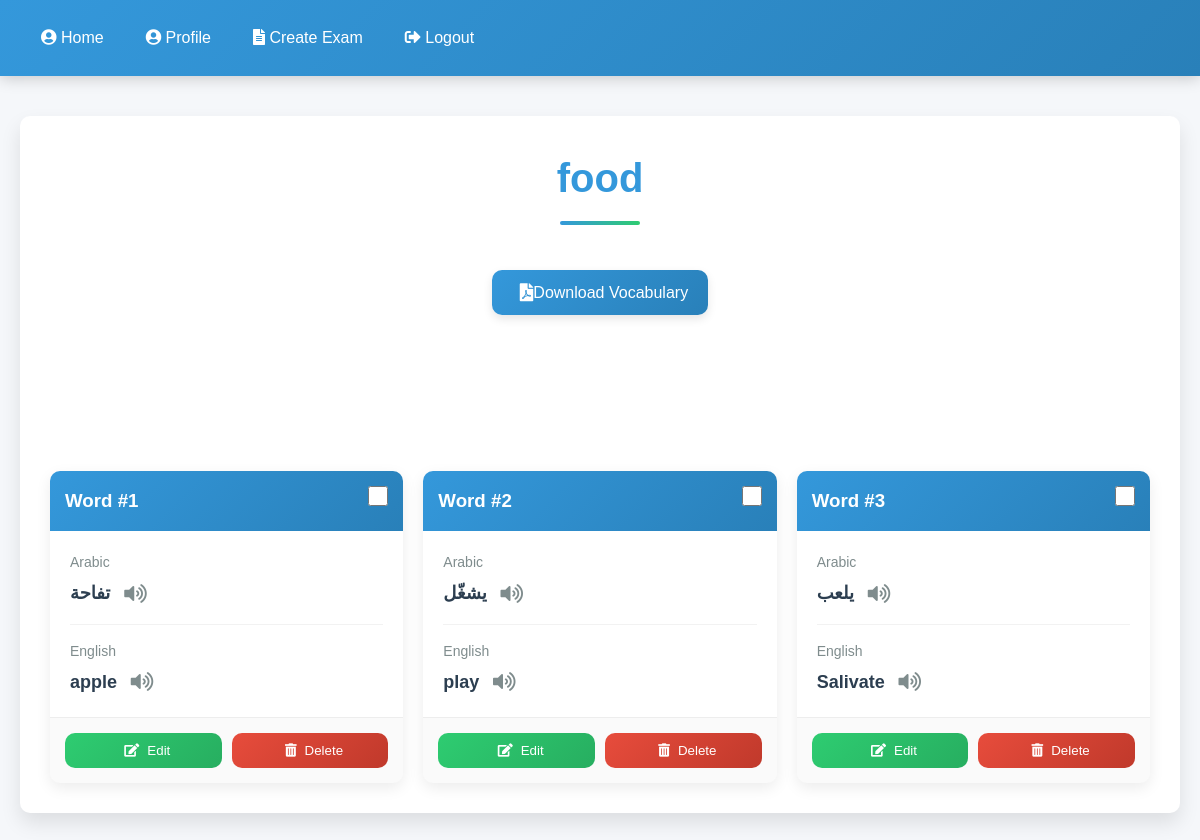
Before: /folder/1/ (signed in) with the older database file.
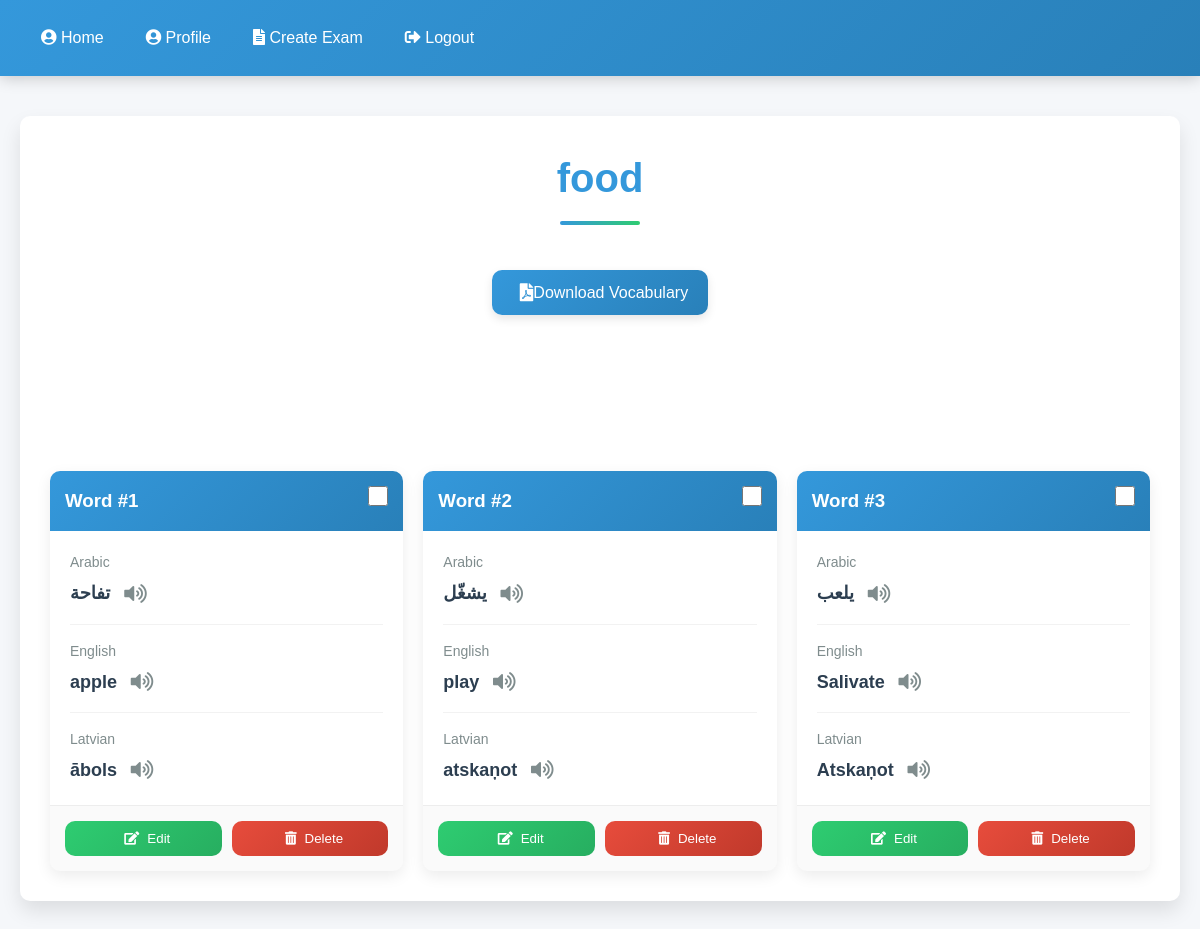
After: the same page with the newer database file.
### folders_words/models.py (models this page shows, shortened)
class Folder(models.Model):
    name=models.CharField(max_length=30)
    user=models.ForeignKey(User,on_delete=models.CASCADE)

class Translate(models.Model):
    user=models.ForeignKey(User,on_delete=models.CASCADE)
    word = models.ForeignKey(Word, on_delete=models.CASCADE, related_name="translations")
    language = models.ForeignKey(Language,on_delete=models.CASCADE)
    translation = models.CharField(max_length=255)
    voice=models.FileField(upload_to="voices/")

class Language(models.Model):
    LANGUAGE_CHOICES = [
        ('af', 'Afrikaans'),
        ('am', 'Amharic'),
        ('ar', 'Arabic'),
        ('bg', 'Bulgarian'),
        ('bn', 'Bengali'),
        ('bs', 'Bosnian'),
        ('ca', 'Catalan'),
        ('cs', 'Czech'),
        ('cy', 'Welsh'),
        ('da', 'Danish'),
        ('de', 'German'),
        ('el', 'Greek'),
        ('en', 'English'),
        ('es', 'Spanish'),
        ('et', 'Estonian'),
        ('eu', 'Basque'),
        ('fi', 'Finnish'),
        ('fr', 'French'),
        ('fr-CA', 'French (Canada)'),
        ('gl', 'Galician'),
        ('gu', 'Gujarati'),
        ('ha', 'Hausa'),
        ('hi', 'Hindi'),
        ('hr', 'Croatian'),
        ('hu', 'Hungarian'),
        ('id', 'Indonesian'),
        ('is', 'Icelandic'),
        ('it', 'Italian'),
        ('iw', 'Hebrew'),
        ('ja', 'Japanese'),
        ('jw', 'Javanese'),
        ('km', 'Khmer'),
        ('kn', 'Kannada'),
        ('ko', 'Korean'),
        ('la', 'Latin'),
        ('lt', 'Lithuanian'),
        ('lv', 'Latvian'),
        ('ml', 'Malayalam'),
        ('mr', 'Marathi'),
        ('ms', 'Malay'),
        ('my', 'Myanmar (Burmese)'),
        ('ne', 'Nepali'),
        ('nl', 'Dutch'),
        ('no', 'Norwegian'),
        ('pa', 'Punjabi (Gurmukhi)'),
        ('pl', 'Polish'),
        ('pt', 'Portuguese (Brazil)'),
        ('pt-PT', 'Portuguese (Portugal)'),
        ('ro', 'Romanian'),
        ('ru', 'Russian'),
        ('si', 'Sinhala'),
        ('sk', 'Slovak'),
        ('sq', 'Albanian'),
        ('sr', 'Serbian'),
        ('su', 'Sundanese'),
        ('sv', 'Swedish'),
        ('sw', 'Swahili'),
        ('ta', 'Tamil'),
        ('te', 'Telugu'),
        ('th', 'Thai'),
        ('tl', 'Filipino'),
        ('tr', 'Turkish'),
        ('uk', 'Ukrainian'),
        ('ur', 'Urdu'),
        ('vi', 'Vietnamese'),
        ('yue', 'Cantonese'),
        ('zh-CN', 'Chinese (Simplified)'),
        ('zh-TW', 'Chinese (Traditional)'),
    ]
    user = models.ForeignKey(User, on_delete=models.CASCADE)
    code = models.CharField(max_length=10, choices=LANGUAGE_CHOICES)
    is_native = models.BooleanField(default=False)
    class Meta:
        unique_together = ('user', 'code')

### folders_words/views.py (the view, shortened to what this page needs)
# urls.py: path('folder/<int:pk>/',views.folder.as_view(),name="folder"),
class folder(LoginRequiredMixin,View):
    login_url = 'account/login/'
    def get(self,request,pk):
        user=request.user
        folder=get_object_or_404(Folder,pk=pk)
        languages=Language.objects.filter(user=user)
        words=Word.objects.filter(folder=folder,user=user)
        main_lang=Language.objects.get(user=user,is_native=True)
        all_translate=[]
        if Word.objects.all().count()>0:
            for wo in words:
                word=[]
                for la in languages:
                    qyword=""
                    if Translate.objects.filter(language=la,word=wo,user=user).exists():
                        qyword=Translate.objects.get(language=la,word=wo,user=user)
                    word.append(qyword)
                all_translate.append(word)
        context={
            'folder':folder,
            'translates':all_translate,
            'languages':languages
        }
        return render(request,'folder.html',context)

### templates/folder.html (shortened to what this page needs)
{% extends "base.html" %}
{% load static %}
{% block linksytle %}
<link rel="stylesheet" href="{% static 'folder.css' %}">
{% endblock linksytle %}
{% block content %}
<div class="container">
    <div class="folder-header">
        <h1>{{folder.name}}</h1>
        <a href="{% url 'folders_words:generate_pdf' folder.id %}" class="download-link">
            <i class="fas fa-file-pdf"></i> Download Vocabulary
        </a>
    </div>
    {% if translates %}
    <div class="word-cards-container">
        {% for translat in translates %}
        <div class="word-card" data-word-id="{{ translat.0.word.pk }}">
            <div class="word-card-checkbox">
                <input type="checkbox" class="word-checkbox">
            </div>
            <div class="word-card-header">
                <h3>Word #{{ forloop.counter }}</h3>
            </div>
            <div class="word-card-content">
                {% for word in translat %}
                <div class="word-translation">
                    <div class="language-label">{{ word.language.get_code_display }}</div>
                    <div class="translation-text">
                        {{ word.translation }}
                        <i class="fas fa-volume-up pronounce-icon" onclick="playAudio('{{ word.voice.url }}')"></i>
                    </div>
                </div>
                {% endfor %}
            </div>
            <div class="word-card-actions">
                <button class="edit" onclick="location.href='{% url 'folders_words:edit_word' pk=folder.pk id=translat.0.word.pk %}'">
                 Edit
                </button>
                <button class="delete" data-word-id="{{ translat.0.word.pk }}">
                    Delete
                </button>
            </div>
        </div>
        {% endfor %}
    </div>
    {% endif %}
</div>
{% endblock content %}

### templates/base.html (shortened to what this page needs)
{% load static %}
<!DOCTYPE html>
<html lang="en" dir="ltr">
<head>
    <link rel="stylesheet" href="https://cdnjs.cloudflare.com/ajax/libs/font-awesome/5.15.3/css/all.min.css">
    <link rel="stylesheet" href="{% static 'base.css' %}">
    {% block linksytle %}{% endblock linksytle %}
</head>
<body class="{% if user.theme %}dark-theme{% else %}light-theme{% endif %}">
    <div class="topnav">
        <div class="links">
            <a href="{% url 'folders_words:folders' %}"><i class="fas fa-user-circle"></i> Home</a>
            <a href="{% url 'accounts:profile' %}"><i class="fas fa-user-circle"></i> Profile</a>
            <a href="{% url 'exam:create_exam' %}"><i class="fas fa-file-alt"></i> Create Exam</a>
            <a href="{% url 'accounts:logout_view' %}"><i class="fas fa-sign-out-alt"></i> Logout</a>
        </div>
    </div>
    <div class="main-content">
        {% block content %}{% endblock content %}
    </div>
</body>
</html>

### static/base.css (style rules this page uses)
:root { --primary-color: #3498db; --primary-dark: #2980b9; --primary-light: #5dade2; --secondary-color: #2ecc71; --secondary-dark: #27ae60; --accent-color: #e74c3c; --background-color: #f5f7fa; --card-bg: #ffffff; --text-color: #2c3e50; --text-light: #7f8c8d; --border-radius: 10px; --box-shadow: 0 10px 20px rgba(0, 0, 0, 0.1); --transition: all 0.3s ease; }
* { box-sizing: border-box; margin: 0; padding: 0; font-family: 'Tajawal', sans-serif; }
body { background-color: var(--background-color); color: var(--text-color); line-height: 1.6; transition: background-color 0.3s ease, color 0.3s ease; min-height: 100vh; }
.light-theme { --background-color: #f5f7fa; --card-bg: #ffffff; --text-color: #2c3e50; --text-light: #7f8c8d; --border-color: #e1e8ed; }
.main-content { padding: 20px; max-width: 1200px; margin: 0 auto; animation: fadeIn 0.5s ease; }
.topnav { background: linear-gradient(135deg, var(--primary-color), var(--primary-dark)); padding: 15px 20px; display: flex; justify-content: space-between; align-items: center; flex-wrap: wrap; box-shadow: 0 2px 15px rgba(0,0,0,0.2); position: sticky; top: 0; z-index: 1000; }
.topnav .links { display: flex; align-items: center; }
.topnav .links a { position: relative; color: white; text-decoration: none; padding: 10px 16px; font-size: 16px; transition: all 0.3s ease; margin: 0 5px; border-radius: 5px; font-weight: 500; }
.topnav .links a:after { position: absolute; right: 0; content: ''; background: white; height: 2px; transition: all 0.3s ease; width: 0%; bottom: 5px; left: 0; margin: 0 auto; }

Changed rows visible on the page:
added Translate: language.code "Latvian", translation "ābols"
added Translate: language.code "Latvian", translation "atskaņot"
added Translate: language.code "Latvian", translation "Atskaņot"
